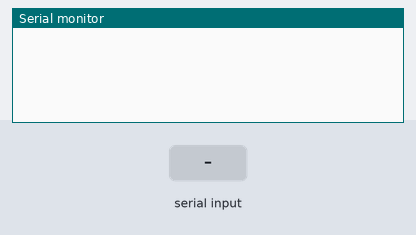
Recording of a sketch running on a simulated Arduino Leonardo, built with avr-gcc and run on an emulated ATmega32U4. Parts: the last lines printed to the serial monitor. The inputs (shaded band) are chosen by the test bench.

Above: at 1.5 s.
1.6 s: "SU,57\n" received over the second serial link
At 2.3 s:
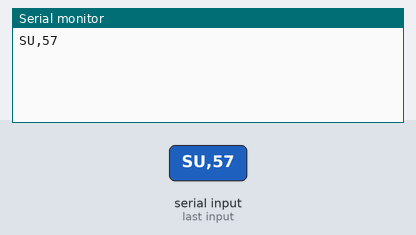
3.1 s: "1" received over the second serial link
At 3.5 s:
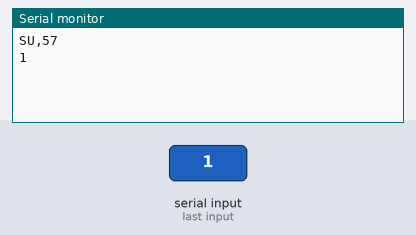

Measured:
- after the input at 1.6 s, the serial monitor: prints a new line at once (image 1)
- after the input at 3.1 s, the serial monitor: prints a new line at once (image 2)

The sketch:

RN42_config.ino
```cpp
// Biblioteca de serial em outras portas
#include <SoftwareSerial.h>

SoftwareSerial bluetooth(10, 11); //TX, RX (Bluetooth){RX no pino 10 pela necessidade de RX do arduino Leonardo}


void configuraBaudBT(){
  bluetooth.begin(115200);  // Baud Rate default do bluetooth
  delay(320);
/*  bluetooth.print("$");  // Print three times individually
  bluetooth.print("$");
  bluetooth.print("$");  // Enter command mode
  delay(100);  // Short delay, wait for the Mate to send back CMD
  bluetooth.println("U,57.6,N");  // Temporarily Change the baudrate to 9600, no parity
  //bluetooth.println("SU,57");  // Temporarily Change the baudrate to 9600, no parity
  // 115200 can be too fast at times for NewSoftSerial to relay the data reliably
  */
}

void setup() {

  // Ligacao com PC
  Serial.begin(115200);

  // Define baud rate
  configuraBaudBT();

//  bluetooth.begin(57600);


}

void loop() {
  if(Serial.available() > 0){
    bluetooth.print((char)Serial.read());
   }

  // Printa no monitor serial caso bluetooth mande algo
  if (bluetooth.available() > 0) {

    // Le oque o bluetooth mandou
   // incomingByte = bluetooth.read();

     Serial.print((char)bluetooth.read());
  }

}
```
